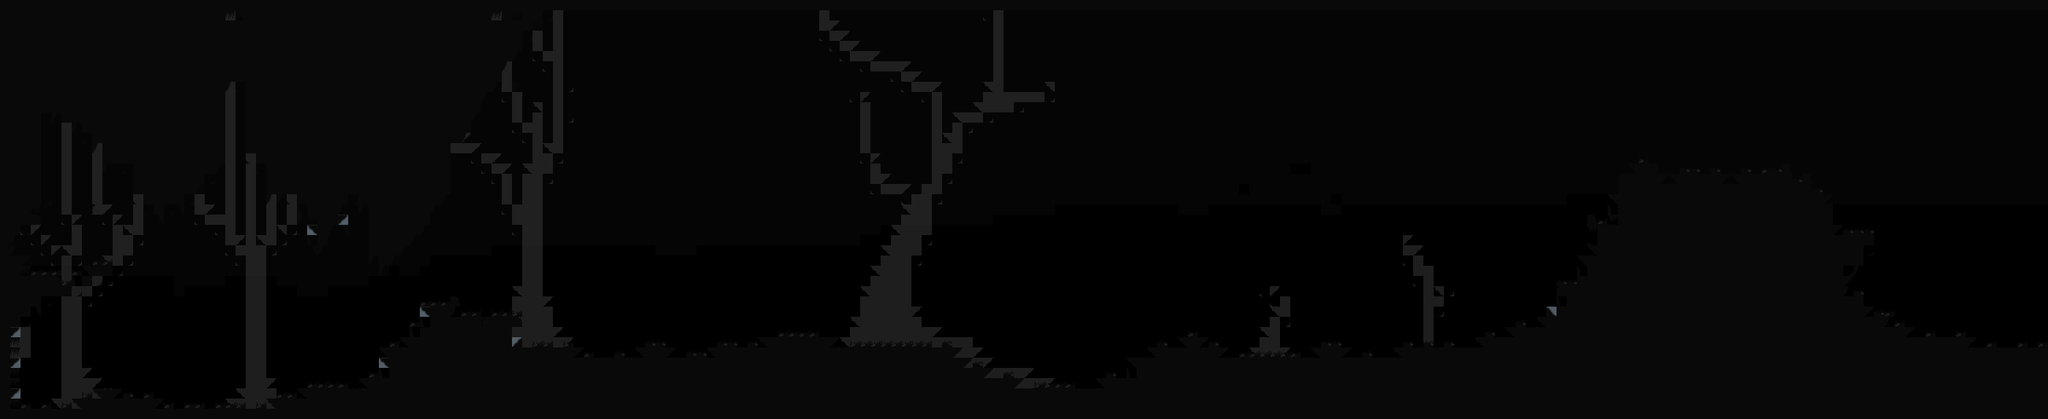

A level layout from a 2D game, rendered from its tile map. Below: a short description, then the map file with tile-grid data replaced by summaries:
An orthogonal 200x41 tile map with 16x16 px tiles, 3 tile layers (l3, l2, l1), 2 tilesets and 1 object (exit).

<map version="1.0" orientation="orthogonal" renderorder="right-down" width="200" height="41" tilewidth="16" tileheight="16" nextobjectid="2">
 <tileset firstgid="1" name="mininicular" tilewidth="16" tileheight="16" tilecount="80" columns="4">
  <image source="mininicular.png" width="64" height="320" />
 </tileset>
 <tileset firstgid="81" name="mininicular_gray" tilewidth="16" tileheight="16" tilecount="32" columns="4">
  <image source="mininicular_gray.png" width="64" height="128" />
 </tileset>
 <layer name="l3" width="200" height="41" opacity="0.1">
  <data>[8200 cells, 4486 non-empty, 1 distinct tile ids]</data>
 </layer>
 <layer name="l2" width="200" height="41" opacity="0.55">
  <data>[8200 cells, 1318 non-empty, 9 distinct tile ids]</data>
 </layer>
 <layer name="l1" width="200" height="41">
  <properties>
   <property name="Collidable" value="True" />
  </properties>
  <data>[8200 cells, 2951 non-empty, 25 distinct tile ids]</data>
 </layer>
 <objectgroup name="objects">
  <object id="1" name="exit" gid="1" x="2560.33" y="233.333" width="16" height="16">
   <properties>
    <property name="action" value="exit" />
    <property name="map" value="map2.tmx" />
   </properties>
  </object>
 </objectgroup>
</map>
